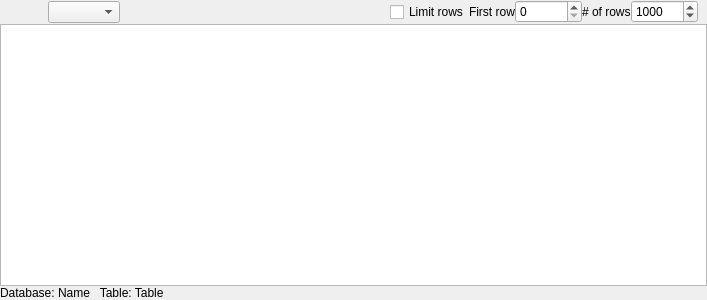
<?xml version="1.0" encoding="UTF-8"?>
<ui version="4.0">
 <class>Form</class>
 <widget class="QWidget" name="Form">
  <property name="geometry">
   <rect>
    <x>0</x>
    <y>0</y>
    <width>707</width>
    <height>300</height>
   </rect>
  </property>
  <property name="windowTitle">
   <string>Form</string>
  </property>
  <layout class="QVBoxLayout" name="verticalLayout">
   <property name="spacing">
    <number>0</number>
   </property>
   <property name="margin">
    <number>0</number>
   </property>
   <item>
    <widget class="QWidget" name="widget_4" native="true">
     <layout class="QHBoxLayout" name="horizontalLayout_3">
      <property name="spacing">
       <number>0</number>
      </property>
      <property name="leftMargin">
       <number>0</number>
      </property>
      <property name="topMargin">
       <number>0</number>
      </property>
      <property name="bottomMargin">
       <number>0</number>
      </property>
      <item>
       <widget class="QToolButton" name="toolButton_10">
        <property name="minimumSize">
         <size>
          <width>24</width>
          <height>24</height>
         </size>
        </property>
        <property name="maximumSize">
         <size>
          <width>24</width>
          <height>24</height>
         </size>
        </property>
        <property name="icon">
         <iconset resource="res.qrc">
          <normaloff>:/icons/application_go.png</normaloff>:/icons/application_go.png</iconset>
        </property>
        <property name="autoRaise">
         <bool>true</bool>
        </property>
       </widget>
      </item>
      <item>
       <widget class="QToolButton" name="toolButton_11">
        <property name="minimumSize">
         <size>
          <width>24</width>
          <height>24</height>
         </size>
        </property>
        <property name="maximumSize">
         <size>
          <width>24</width>
          <height>24</height>
         </size>
        </property>
        <property name="icon">
         <iconset resource="res.qrc">
          <normaloff>:/icons/table_go.png</normaloff>:/icons/table_go.png</iconset>
        </property>
        <property name="autoRaise">
         <bool>true</bool>
        </property>
       </widget>
      </item>
      <item>
       <widget class="QComboBox" name="comboBox"/>
      </item>
      <item>
       <widget class="QToolButton" name="toolButton_12">
        <property name="minimumSize">
         <size>
          <width>24</width>
          <height>24</height>
         </size>
        </property>
        <property name="maximumSize">
         <size>
          <width>24</width>
          <height>24</height>
         </size>
        </property>
        <property name="icon">
         <iconset resource="res.qrc">
          <normaloff>:/icons/table_add.png</normaloff>:/icons/table_add.png</iconset>
        </property>
        <property name="autoRaise">
         <bool>true</bool>
        </property>
       </widget>
      </item>
      <item>
       <widget class="QToolButton" name="toolButton_13">
        <property name="minimumSize">
         <size>
          <width>24</width>
          <height>24</height>
         </size>
        </property>
        <property name="maximumSize">
         <size>
          <width>24</width>
          <height>24</height>
         </size>
        </property>
        <property name="icon">
         <iconset resource="res.qrc">
          <normaloff>:/icons/table_multiple.png</normaloff>:/icons/table_multiple.png</iconset>
        </property>
        <property name="autoRaise">
         <bool>true</bool>
        </property>
       </widget>
      </item>
      <item>
       <widget class="QToolButton" name="toolButton_14">
        <property name="minimumSize">
         <size>
          <width>24</width>
          <height>24</height>
         </size>
        </property>
        <property name="maximumSize">
         <size>
          <width>24</width>
          <height>24</height>
         </size>
        </property>
        <property name="icon">
         <iconset resource="res.qrc">
          <normaloff>:/icons/table_save.png</normaloff>:/icons/table_save.png</iconset>
        </property>
        <property name="autoRaise">
         <bool>true</bool>
        </property>
       </widget>
      </item>
      <item>
       <widget class="QToolButton" name="toolButton_15">
        <property name="minimumSize">
         <size>
          <width>24</width>
          <height>24</height>
         </size>
        </property>
        <property name="maximumSize">
         <size>
          <width>24</width>
          <height>24</height>
         </size>
        </property>
        <property name="icon">
         <iconset resource="res.qrc">
          <normaloff>:/icons/bin_empty.png</normaloff>:/icons/bin_empty.png</iconset>
        </property>
        <property name="autoRaise">
         <bool>true</bool>
        </property>
       </widget>
      </item>
      <item>
       <widget class="QToolButton" name="toolButton_16">
        <property name="minimumSize">
         <size>
          <width>24</width>
          <height>24</height>
         </size>
        </property>
        <property name="maximumSize">
         <size>
          <width>24</width>
          <height>24</height>
         </size>
        </property>
        <property name="icon">
         <iconset resource="res.qrc">
          <normaloff>:/icons/table_delete.png</normaloff>:/icons/table_delete.png</iconset>
        </property>
        <property name="autoRaise">
         <bool>true</bool>
        </property>
       </widget>
      </item>
      <item>
       <spacer name="horizontalSpacer_2">
        <property name="orientation">
         <enum>Qt::Horizontal</enum>
        </property>
        <property name="sizeHint" stdset="0">
         <size>
          <width>40</width>
          <height>20</height>
         </size>
        </property>
       </spacer>
      </item>
      <item>
       <widget class="QToolButton" name="toolButton_17">
        <property name="minimumSize">
         <size>
          <width>24</width>
          <height>24</height>
         </size>
        </property>
        <property name="maximumSize">
         <size>
          <width>24</width>
          <height>24</height>
         </size>
        </property>
        <property name="icon">
         <iconset resource="res.qrc">
          <normaloff>:/icons/filter.png</normaloff>:/icons/filter.png</iconset>
        </property>
        <property name="autoRaise">
         <bool>true</bool>
        </property>
       </widget>
      </item>
      <item>
       <widget class="QToolButton" name="toolButton_18">
        <property name="minimumSize">
         <size>
          <width>24</width>
          <height>24</height>
         </size>
        </property>
        <property name="maximumSize">
         <size>
          <width>24</width>
          <height>24</height>
         </size>
        </property>
        <property name="icon">
         <iconset resource="res.qrc">
          <normaloff>:/icons/table_refresh.png</normaloff>:/icons/table_refresh.png</iconset>
        </property>
        <property name="autoRaise">
         <bool>true</bool>
        </property>
       </widget>
      </item>
      <item>
       <widget class="QCheckBox" name="ckLimit_2">
        <property name="text">
         <string>Limit rows</string>
        </property>
       </widget>
      </item>
      <item>
       <widget class="QLabel" name="label_4">
        <property name="text">
         <string>First row</string>
        </property>
       </widget>
      </item>
      <item>
       <widget class="QSpinBox" name="iFirstRow_2">
        <property name="maximum">
         <number>1000000</number>
        </property>
       </widget>
      </item>
      <item>
       <widget class="QLabel" name="label_5">
        <property name="text">
         <string># of rows</string>
        </property>
       </widget>
      </item>
      <item>
       <widget class="QSpinBox" name="iLimit_2">
        <property name="maximum">
         <number>1000000</number>
        </property>
        <property name="value">
         <number>1000</number>
        </property>
       </widget>
      </item>
     </layout>
    </widget>
   </item>
   <item>
    <widget class="QTableView" name="table">
     <property name="sortingEnabled">
      <bool>true</bool>
     </property>
    </widget>
   </item>
   <item>
    <widget class="QLabel" name="label_6">
     <property name="text">
      <string>Database: Name   Table: Table</string>
     </property>
     <property name="margin">
      <number>2</number>
     </property>
    </widget>
   </item>
  </layout>
 </widget>
 <resources>
  <include location="res.qrc"/>
 </resources>
 <connections/>
</ui>
